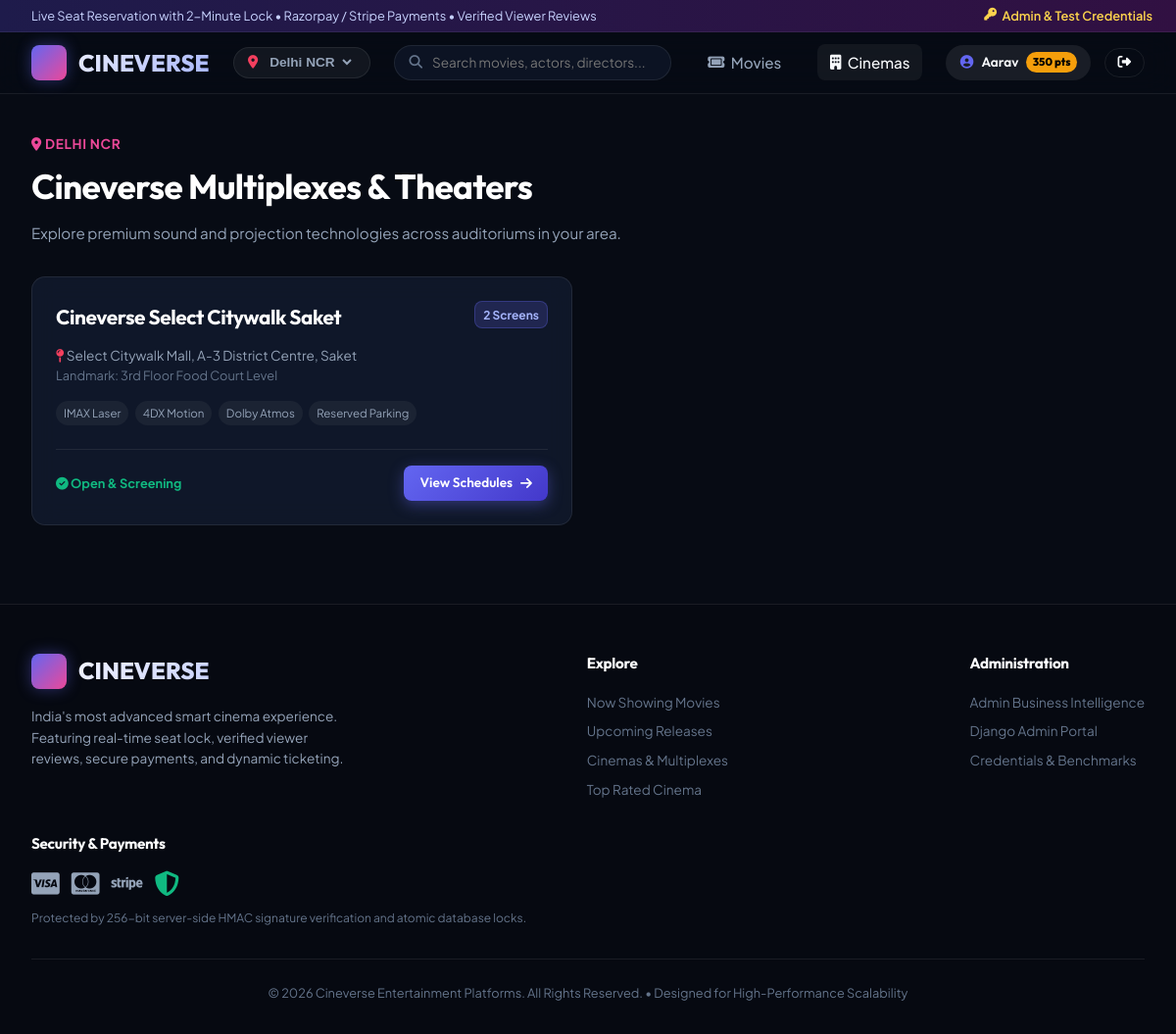
The page /cinemas/ (signed in) on the database its author committed.
### accounts/models.py (models this page shows, shortened)
class User(AbstractUser):
    phone_number = models.CharField(max_length=15, blank=True, null=True, help_text="User contact phone number")
    avatar = models.ImageField(upload_to='avatars/', blank=True, null=True)
    preferred_city = models.ForeignKey(
        'theaters.City',
        on_delete=models.SET_NULL,
        null=True,
        blank=True,
        related_name='preferred_users'
    )
    loyalty_points = models.PositiveIntegerField(default=0)
    bio = models.TextField(blank=True, null=True)
    class Meta:
        verbose_name = 'User'
        verbose_name_plural = 'Users'

### theaters/models.py (models this page shows, shortened)
class City(models.Model):
    name = models.CharField(max_length=100, unique=True, db_index=True)
    state = models.CharField(max_length=100)
    slug = models.SlugField(max_length=120, unique=True, blank=True)
    is_active = models.BooleanField(default=True)
    class Meta:
        verbose_name_plural = 'Cities'
        ordering = ['name']

class Theater(models.Model):
    name = models.CharField(max_length=150, db_index=True)
    slug = models.SlugField(max_length=180, blank=True)
    city = models.ForeignKey(City, on_delete=models.CASCADE, related_name='theaters')
    address = models.TextField()
    landmark = models.CharField(max_length=150, blank=True)
    pincode = models.CharField(max_length=10)
    contact_number = models.CharField(max_length=20, blank=True)
    facilities = models.CharField(
        max_length=255,
        default="Dolby Atmos, 4K Projection, Recliner Seats, Gourmet Food, Parking",
        help_text="Comma-separated list of amenities"
    )
    image = models.ImageField(upload_to='theaters/', blank=True, null=True)
    is_active = models.BooleanField(default=True, db_index=True)
    created_at = models.DateTimeField(auto_now_add=True)
    class Meta:
        unique_together = ('city', 'name')
        ordering = ['name']
    @property
    def amenities_list(self):
        return [f.strip() for f in self.facilities.split(',') if f.strip()]

### theaters/views.py (the view)
# urls.py: path('', views.theater_list, name='theater_list'),
def theater_list(request):
    city_id = request.session.get('selected_city_id')
    theaters = Theater.objects.filter(is_active=True).select_related('city')
    if city_id:
        theaters = theaters.filter(city_id=city_id)
    return render(request, 'theaters/theater_list.html', {'theaters': theaters})

### templates/theaters/theater_list.html (shortened to what this page needs)
{% extends 'base.html' %}
{% load static humanize %}
{% block content %}
<div style="max-width: 1400px; margin: 2.5rem auto 5rem; padding: 0 2rem;">
  <div style="margin-bottom: 2rem;">
    <div style="color: var(--accent-pink); font-size: 0.85rem; font-weight: 700; text-transform: uppercase; letter-spacing: 0.05em; margin-bottom: 0.25rem;">
      <i class="fa-solid fa-location-dot"></i> {{ current_city.name }}
    </div>
    <h1 style="font-size: 2.2rem; color: #FFF; margin-bottom: 0.5rem;">Cineverse Multiplexes & Theaters</h1>
    <p style="color: var(--text-secondary); font-size: 0.95rem;">
      Explore premium sound and projection technologies across auditoriums in your area.
    </p>
  </div>
  <div style="display: grid; grid-template-columns: repeat(auto-fill, minmax(360px, 1fr)); gap: 2rem;">
    {% for th in theaters %}
      <div class="glass-card" style="display: flex; flex-direction: column; justify-content: space-between;" id="theater-card-{{ th.id }}">
        <div>
          <div style="display: flex; justify-content: space-between; align-items: flex-start; margin-bottom: 0.75rem;">
            <h3 style="font-size: 1.3rem; color: #FFF;">{{ th.name }}</h3>
            <span style="font-size: 0.75rem; background: rgba(99, 102, 241, 0.2); border: 1px solid var(--border-glow); color: #A5B4FC; padding: 0.2rem 0.5rem; border-radius: var(--radius-sm); font-weight: 700;">
              {{ th.screens.count }} Screen{{ th.screens.count|pluralize }}
            </span>
          </div>
          <p style="font-size: 0.85rem; color: var(--text-secondary); margin-bottom: 1rem; line-height: 1.5;">
            <i class="fa-solid fa-map-pin" style="color: var(--accent-rose);"></i> {{ th.address }}
            {% if th.landmark %}<br/><span style="color: var(--text-muted); font-size: 0.8rem;">Landmark: {{ th.landmark }}</span>{% endif %}
          </p>
          <div style="display: flex; gap: 0.4rem; flex-wrap: wrap; margin-bottom: 1.5rem;">
            {% for amenity in th.amenities_list %}
              <span style="font-size: 0.72rem; background: rgba(255,255,255,0.05); padding: 0.2rem 0.5rem; border-radius: var(--radius-full); color: var(--text-secondary);">
                {{ amenity }}
              </span>
            {% endfor %}
          </div>
        </div>
        <div style="border-top: 1px solid var(--border-glass); padding-top: 1rem; display: flex; justify-content: space-between; align-items: center;">
          <span style="font-size: 0.8rem; color: var(--accent-emerald); font-weight: 700;">
            <i class="fa-solid fa-circle-check"></i> Open & Screening
          </span>
          <a href="{% url 'theaters:theater_detail' slug=th.slug %}" class="btn btn-primary" style="padding: 0.45rem 1rem; font-size: 0.85rem;">
            View Schedules <i class="fa-solid fa-arrow-right"></i>
          </a>
        </div>
      </div>
    {% endfor %}
  </div>
</div>
{% endblock %}

### templates/base.html (shortened to what this page needs)
{% load static humanize %}
<!DOCTYPE html>
<html lang="en">
<head>
  <link rel="stylesheet" href="https://cdnjs.cloudflare.com/ajax/libs/font-awesome/6.5.1/css/all.min.css">
  <link rel="stylesheet" href="{% static 'css/cineverse.css' %}">
</head>
<body>
  <div style="background: linear-gradient(90deg, #1E1B4B, #311042); padding: 0.35rem 1.5rem; font-size: 0.8rem; border-bottom: 1px solid rgba(255,255,255,0.06); display: flex; justify-content: space-between; align-items: center;">
    <div style="display: flex; align-items: center; gap: 0.5rem; color: #C7D2FE;">
      <span>Live Seat Reservation with 2-Minute Lock • Razorpay / Stripe Payments • Verified Viewer Reviews</span>
    </div>
    <div style="display: flex; align-items: center; gap: 1rem;">
      <a href="#" onclick="openCredentialsModal(); return false;" style="color: #FCD34D; font-weight: 600; display: flex; align-items: center; gap: 0.35rem;">
        <i class="fa-solid fa-key"></i> Admin & Test Credentials
      </a>
    </div>
  </div>
  <header class="cinema-navbar">
    <div class="nav-container">
      <a href="{% url 'movies:movie_list' %}" class="nav-brand" id="brand-logo-link">
        <div class="brand-icon">
          <i class="fa-solid fa-film" style="color: #FFF; font-size: 1.1rem;"></i>
        </div>
        <span>CINEVERSE</span>
      </a>
      <form action="{% url 'accounts:set_city' %}" method="POST" id="city-selector-form" style="display: flex; align-items: center;">
        <div class="city-selector-btn" onclick="document.getElementById('city-select-dropdown').focus()">
          <i class="fa-solid fa-location-dot" style="color: var(--accent-rose);"></i>
          <select name="city_id" id="city-select-dropdown" onchange="this.form.submit()" style="background: transparent; border: none; color: inherit; font-size: 0.85rem; font-weight: 600; cursor: pointer; outline: none;">
            {% for city in global_cities %}
              <option value="{{ city.id }}" style="background: #0E1626; color: #FFF;" {% if current_city and current_city.id == city.id %}selected{% endif %}>
                {{ city.name }}
              </option>
            {% endfor %}
          </select>
        </div>
      </form>
      <form action="{% url 'movies:movie_list' %}" method="GET" style="flex-grow: 1; max-width: 380px; position: relative;">
        <input type="text" name="q" value="{{ request.GET.q|default:'' }}" placeholder="Search movies, actors, directors..." class="form-input" style="width: 100%; padding-left: 2.4rem; padding-right: 1rem; border-radius: var(--radius-full); font-size: 0.85rem;" id="nav-search-input">
        <i class="fa-solid fa-magnifying-glass" style="position: absolute; left: 1rem; top: 50%; transform: translateY(-50%); color: var(--text-muted); font-size: 0.85rem;"></i>
      </form>
      <nav>
        <ul class="nav-links">
          <li>
            <a href="{% url 'movies:movie_list' %}" class="nav-link {% if request.resolver_match.url_name == 'movie_list' %}active{% endif %}" id="nav-movies-link">
              <i class="fa-solid fa-ticket"></i> Movies
            </a>
          </li>
          <li>
            <a href="{% url 'theaters:theater_list' %}" class="nav-link {% if request.resolver_match.url_name == 'theater_list' %}active{% endif %}" id="nav-cinemas-link">
              <i class="fa-solid fa-building"></i> Cinemas
            </a>
          </li>
        </ul>
      </nav>
      <div class="nav-actions">
        {% if user.is_authenticated %}
          <div style="display: flex; align-items: center; gap: 0.85rem;">
            <a href="{% url 'accounts:profile' %}" class="btn btn-secondary" style="padding: 0.45rem 0.9rem; font-size: 0.85rem; border-radius: var(--radius-full);" id="nav-profile-btn">
              <i class="fa-solid fa-circle-user" style="color: var(--primary);"></i>
              <span>{{ user.first_name|default:user.username }}</span>
              {% if user.loyalty_points %}
                <span style="background: var(--accent-amber); color: #000; font-size: 0.7rem; font-weight: 800; padding: 0.1rem 0.4rem; border-radius: 9999px;">{{ user.loyalty_points }} pts</span>
              {% endif %}
            </a>
            <a href="{% url 'accounts:logout' %}" class="btn btn-outline" style="padding: 0.45rem 0.8rem; font-size: 0.85rem; border-radius: var(--radius-full);" title="Logout" id="nav-logout-btn">
              <i class="fa-solid fa-right-from-bracket"></i>
            </a>
          </div>
        {% endif %}
      </div>
    </div>
  </header>
  <main style="flex-grow: 1;">
    {% block content %}{% endblock %}
  </main>
  <footer class="cinema-footer">
    <div class="footer-container">
      <div style="max-width: 320px;">
        <div class="nav-brand" style="margin-bottom: 1rem;">
          <div class="brand-icon">
            <i class="fa-solid fa-film" style="color: #FFF; font-size: 1rem;"></i>
          </div>
          <span>CINEVERSE</span>
        </div>
        <p style="color: var(--text-secondary); font-size: 0.85rem; line-height: 1.6;">
          India's most advanced smart cinema experience. Featuring real-time seat lock, verified viewer reviews, secure payments, and dynamic ticketing.
        </p>
      </div>
      <div>
        <h4 style="font-size: 0.95rem; margin-bottom: 1rem; color: #FFF;">Explore</h4>
        <ul style="list-style: none; display: flex; flex-direction: column; gap: 0.5rem; font-size: 0.85rem;">
          <li><a href="{% url 'movies:movie_list' %}?status=NOW_SHOWING">Now Showing Movies</a></li>
          <li><a href="{% url 'movies:movie_list' %}?status=COMING_SOON">Upcoming Releases</a></li>
          <li><a href="{% url 'theaters:theater_list' %}">Cinemas & Multiplexes</a></li>
          <li><a href="{% url 'movies:movie_list' %}?sort=rating">Top Rated Cinema</a></li>
        </ul>
      </div>
      <div>
        <h4 style="font-size: 0.95rem; margin-bottom: 1rem; color: #FFF;">Administration</h4>
        <ul style="list-style: none; display: flex; flex-direction: column; gap: 0.5rem; font-size: 0.85rem;">
          <li><a href="{% url 'analytics:dashboard' %}">Admin Business Intelligence</a></li>
          <li><a href="/admin/">Django Admin Portal</a></li>
          <li><a href="#" onclick="openCredentialsModal(); return false;">Credentials & Benchmarks</a></li>
        </ul>
      </div>
      <div>
        <h4 style="font-size: 0.95rem; margin-bottom: 1rem; color: #FFF;">Security & Payments</h4>
        <div style="display: flex; gap: 0.75rem; font-size: 1.6rem; color: var(--text-secondary); margin-bottom: 0.75rem;">
          <i class="fa-brands fa-cc-visa" title="Visa"></i>
          <i class="fa-brands fa-cc-mastercard" title="Mastercard"></i>
          <i class="fa-brands fa-stripe" title="Stripe"></i>
          <i class="fa-solid fa-shield-halved" title="256-Bit SSL Encryption" style="color: var(--accent-emerald);"></i>
        </div>
        <p style="font-size: 0.75rem; color: var(--text-muted);">
          Protected by 256-bit server-side HMAC signature verification and atomic database locks.
        </p>
      </div>
    </div>
    <div style="max-width: 1400px; margin: 2rem auto 0; padding-top: 1.5rem; border-top: 1px solid var(--border-glass); text-align: center; font-size: 0.8rem; color: var(--text-muted);">
      © 2026 Cineverse Entertainment Platforms. All Rights Reserved. • Designed for High-Performance Scalability
    </div>
  </footer>
</body>
</html>

### rows shown on the page
User: first_name "Aarav", loyalty_points "350"
City: name "DELHI NCR"
Theater: name "Cineverse Select Citywalk Saket", screens.count "2", address "Select Citywalk Mall, A-3 District Centre, Saket", landmark "3rd Floor Food Court Level", amenities_list "IMAX Laser" "4DX Motion" "Dolby Atmos" "Reserved Parking"

### other values the page prints
form field city_id "Delhi NCR"
